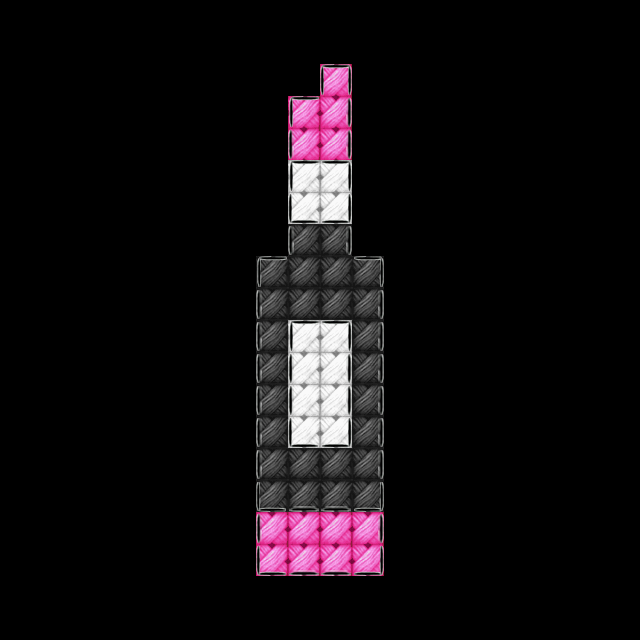

Rendered tile map (Tiled .tmx) drawn with the repository's tilesets; below, a short description and the full map source, tile grids included:
An orthogonal 20x20 tile map with 32x32 px tiles, 3 tile layers (layer1, layer2, layer3), 2 tilesets.

<map version="1.2" tiledversion="1.3.4" orientation="orthogonal" renderorder="left-down" width="20" height="20" tilewidth="32" tileheight="32" infinite="0" nextlayerid="5" nextobjectid="1">
 <tileset firstgid="1" source="color.tsx" />
 <tileset firstgid="22" source="stroke.tsx" />
 <layer id="1" name="layer1" width="20" height="20">
  <data encoding="csv">
0,0,0,0,0,0,0,0,0,0,0,0,0,0,0,0,0,0,0,0,
0,0,0,0,0,0,0,0,0,0,0,0,0,0,0,0,0,0,0,0,
0,0,0,0,0,0,0,0,0,0,4,0,0,0,0,0,0,0,0,0,
0,0,0,0,0,0,0,0,0,4,4,0,0,0,0,0,0,0,0,0,
0,0,0,0,0,0,0,0,0,4,4,0,0,0,0,0,0,0,0,0,
0,0,0,0,0,0,0,0,0,2,2,0,0,0,0,0,0,0,0,0,
0,0,0,0,0,0,0,0,0,2,2,0,0,0,0,0,0,0,0,0,
0,0,0,0,0,0,0,0,0,11,11,0,0,0,0,0,0,0,0,0,
0,0,0,0,0,0,0,0,11,11,11,11,0,0,0,0,0,0,0,0,
0,0,0,0,0,0,0,0,11,11,11,11,0,0,0,0,0,0,0,0,
0,0,0,0,0,0,0,0,11,2,2,11,0,0,0,0,0,0,0,0,
0,0,0,0,0,0,0,0,11,2,2,11,0,0,0,0,0,0,0,0,
0,0,0,0,0,0,0,0,11,2,2,11,0,0,0,0,0,0,0,0,
0,0,0,0,0,0,0,0,11,2,2,11,0,0,0,0,0,0,0,0,
0,0,0,0,0,0,0,0,11,11,11,11,0,0,0,0,0,0,0,0,
0,0,0,0,0,0,0,0,11,11,11,11,0,0,0,0,0,0,0,0,
0,0,0,0,0,0,0,0,4,4,4,4,0,0,0,0,0,0,0,0,
0,0,0,0,0,0,0,0,4,4,4,4,0,0,0,0,0,0,0,0,
0,0,0,0,0,0,0,0,0,0,0,0,0,0,0,0,0,0,0,0,
0,0,0,0,0,0,0,0,0,0,0,0,0,0,0,0,0,0,0,0
</data>
 </layer>
 <layer id="3" name="layer2" width="20" height="20">
  <data encoding="csv">
0,0,0,0,0,0,0,0,0,0,0,0,0,0,0,0,0,0,0,0,
0,0,0,0,0,0,0,0,0,0,0,0,0,0,0,0,0,0,0,0,
0,0,0,0,0,0,0,0,0,0,0,0,0,0,0,0,0,0,0,0,
0,0,0,0,0,0,0,0,0,0,0,0,0,0,0,0,0,0,0,0,
0,0,0,0,0,0,0,0,0,0,0,0,0,0,0,0,0,0,0,0,
0,0,0,0,0,0,0,0,0,0,0,0,0,0,0,0,0,0,0,0,
0,0,0,0,0,0,0,0,0,0,0,0,0,0,0,0,0,0,0,0,
0,0,0,0,0,0,0,0,0,0,0,0,0,0,0,0,0,0,0,0,
0,0,0,0,0,0,0,0,0,0,0,0,0,0,0,0,0,0,0,0,
0,0,0,0,0,0,0,0,0,0,0,0,0,0,0,0,0,0,0,0,
0,0,0,0,0,0,0,0,0,0,0,0,0,0,0,0,0,0,0,0,
0,0,0,0,0,0,0,0,0,0,0,0,0,0,0,0,0,0,0,0,
0,0,0,0,0,0,0,0,0,0,0,0,0,0,0,0,0,0,0,0,
0,0,0,0,0,0,0,0,0,0,0,0,0,0,0,0,0,0,0,0,
0,0,0,0,0,0,0,0,0,0,0,0,0,0,0,0,0,0,0,0,
0,0,0,0,0,0,0,0,0,0,0,0,0,0,0,0,0,0,0,0,
0,0,0,0,0,0,0,0,0,0,0,0,0,0,0,0,0,0,0,0,
0,0,0,0,0,0,0,0,0,0,0,0,0,0,0,0,0,0,0,0,
0,0,0,0,0,0,0,0,0,0,0,0,0,0,0,0,0,0,0,0,
0,0,0,0,0,0,0,0,0,0,0,0,0,0,0,0,0,0,0,0
</data>
 </layer>
 <objectgroup id="4" name="logiclayer" visible="0">
  <properties>
   <property name="usegid" value="11;4;2" />
   <property name="useicon" value="11.png;4.png;2.png" />
  </properties>
 </objectgroup>
 <layer id="2" name="layer3" width="20" height="20">
  <data encoding="csv">
0,0,0,0,0,0,0,0,0,0,0,0,0,0,0,0,0,0,0,0,
0,0,0,0,0,0,0,0,0,0,0,0,0,0,0,0,0,0,0,0,
0,0,0,0,0,0,0,0,0,0,37,0,0,0,0,0,0,0,0,0,
0,0,0,0,0,0,0,0,0,26,24,0,0,0,0,0,0,0,0,0,
0,0,0,0,0,0,0,0,0,22,24,0,0,0,0,0,0,0,0,0,
0,0,0,0,0,0,0,0,0,26,28,0,0,0,0,0,0,0,0,0,
0,0,0,0,0,0,0,0,0,27,29,0,0,0,0,0,0,0,0,0,
0,0,0,0,0,0,0,0,0,22,24,0,0,0,0,0,0,0,0,0,
0,0,0,0,0,0,0,0,26,0,0,28,0,0,0,0,0,0,0,0,
0,0,0,0,0,0,0,0,22,0,0,24,0,0,0,0,0,0,0,0,
0,0,0,0,0,0,0,0,22,26,28,24,0,0,0,0,0,0,0,0,
0,0,0,0,0,0,0,0,22,22,24,24,0,0,0,0,0,0,0,0,
0,0,0,0,0,0,0,0,22,22,24,24,0,0,0,0,0,0,0,0,
0,0,0,0,0,0,0,0,22,27,29,24,0,0,0,0,0,0,0,0,
0,0,0,0,0,0,0,0,22,0,0,24,0,0,0,0,0,0,0,0,
0,0,0,0,0,0,0,0,27,25,25,29,0,0,0,0,0,0,0,0,
0,0,0,0,0,0,0,0,22,0,0,24,0,0,0,0,0,0,0,0,
0,0,0,0,0,0,0,0,27,25,25,29,0,0,0,0,0,0,0,0,
0,0,0,0,0,0,0,0,0,0,0,0,0,0,0,0,0,0,0,0,
0,0,0,0,0,0,0,0,0,0,0,0,0,0,0,0,0,0,0,0
</data>
 </layer>
</map>